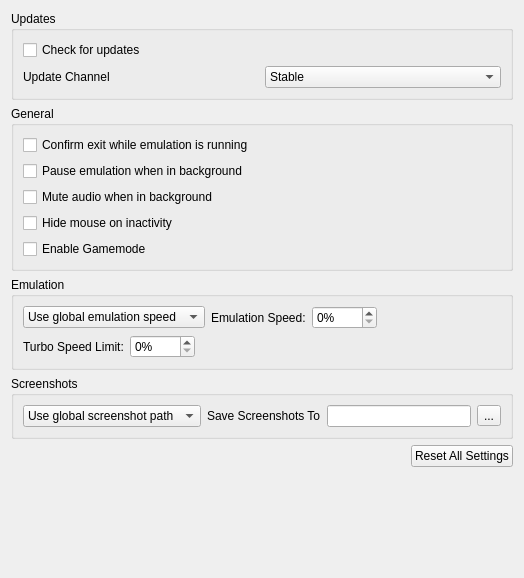
<?xml version="1.0" encoding="UTF-8"?>
<ui version="4.0">
 <class>ConfigureGeneral</class>
 <widget class="QWidget" name="ConfigureGeneral">
  <property name="geometry">
   <rect>
    <x>0</x>
    <y>0</y>
    <width>524</width>
    <height>578</height>
   </rect>
  </property>
  <layout class="QHBoxLayout" name="horizontalLayout">
   <item>
    <layout class="QVBoxLayout" name="verticalLayout">
     <item>
      <widget class="QGroupBox" name="updates_group">
       <property name="title">
        <string>Updates</string>
       </property>
       <layout class="QGridLayout" name="gridLayout_2">
        <item row="0" column="0">
         <widget class="QCheckBox" name="toggle_update_checker">
          <property name="text">
           <string>Check for updates</string>
          </property>
         </widget>
        </item>
        <item row="1" column="0">
         <widget class="QLabel" name="update_channel_label">
          <property name="text">
           <string>Update Channel</string>
          </property>
         </widget>
        </item>
        <item row="1" column="1">
         <widget class="QComboBox" name="update_channel_combobox">
          <item>
           <property name="text">
            <string>Stable</string>
           </property>
          </item>
          <item>
           <property name="text">
            <string>Prerelease</string>
           </property>
          </item>
         </widget>
        </item>
       </layout>
      </widget>
     </item>
     <item>
      <widget class="QGroupBox" name="general_group">
       <property name="title">
        <string>General</string>
       </property>
       <layout class="QVBoxLayout" name="verticalLayout_5">
        <item>
         <widget class="QCheckBox" name="toggle_check_exit">
          <property name="text">
           <string>Confirm exit while emulation is running</string>
          </property>
         </widget>
        </item>
        <item>
         <widget class="QCheckBox" name="toggle_background_pause">
          <property name="text">
           <string>Pause emulation when in background</string>
          </property>
         </widget>
        </item>
        <item>
         <widget class="QCheckBox" name="toggle_background_mute">
          <property name="text">
           <string>Mute audio when in background</string>
          </property>
         </widget>
        </item>
        <item>
         <widget class="QCheckBox" name="toggle_hide_mouse">
          <property name="text">
           <string>Hide mouse on inactivity</string>
          </property>
         </widget>
        </item>
        <item>
         <widget class="QCheckBox" name="toggle_gamemode">
          <property name="text">
           <string>Enable Gamemode</string>
          </property>
         </widget>
        </item>
       </layout>
      </widget>
     </item>
     <item>
      <widget class="QGroupBox" name="emulation_group">
       <property name="title">
        <string>Emulation</string>
       </property>
       <layout class="QVBoxLayout" name="verticalLayout_2">
        <item>
         <widget class="QWidget" name="emulation_speed_layout" native="true">
          <layout class="QHBoxLayout" name="emulation_speed_layout_inner">
           <property name="leftMargin">
            <number>0</number>
           </property>
           <property name="topMargin">
            <number>0</number>
           </property>
           <property name="rightMargin">
            <number>0</number>
           </property>
           <property name="bottomMargin">
            <number>0</number>
           </property>
           <item>
            <widget class="QComboBox" name="emulation_speed_combo">
             <item>
              <property name="text">
               <string>Use global emulation speed</string>
              </property>
             </item>
             <item>
              <property name="text">
               <string>Set emulation speed</string>
              </property>
             </item>
            </widget>
           </item>
           <item>
            <widget class="QLabel" name="label_emulation_speed">
             <property name="text">
              <string>Emulation Speed:</string>
             </property>
            </widget>
           </item>
           <item>
            <widget class="QSpinBox" name="frame_limit">
             <property name="maximum">
              <number>9999</number>
             </property>
             <property name="suffix">
              <string>%</string>
             </property>
            </widget>
           </item>
           <item>
            <spacer name="horizontalSpacer_2">
             <property name="orientation">
              <enum>Qt::Orientation::Horizontal</enum>
             </property>
             <property name="sizeHint" stdset="0">
              <size>
               <width>40</width>
               <height>20</height>
              </size>
             </property>
            </spacer>
           </item>
          </layout>
         </widget>
        </item>
        <item>
         <widget class="QWidget" name="turbo_limit_layout" native="true">
          <layout class="QHBoxLayout" name="turbo_limit_layout_inner">
           <property name="leftMargin">
            <number>0</number>
           </property>
           <property name="topMargin">
            <number>0</number>
           </property>
           <property name="rightMargin">
            <number>0</number>
           </property>
           <property name="bottomMargin">
            <number>0</number>
           </property>
           <item>
            <widget class="QLabel" name="turbo_limit_label">
             <property name="text">
              <string>Turbo Speed Limit:</string>
             </property>
            </widget>
           </item>
           <item>
            <widget class="QSpinBox" name="turbo_limit">
             <property name="maximum">
              <number>9999</number>
             </property>
             <property name="suffix">
              <string>%</string>
             </property>
            </widget>
           </item>
           <item>
            <spacer name="horizontalSpacer">
             <property name="orientation">
              <enum>Qt::Orientation::Horizontal</enum>
             </property>
             <property name="sizeHint" stdset="0">
              <size>
               <width>40</width>
               <height>20</height>
              </size>
             </property>
            </spacer>
           </item>
          </layout>
         </widget>
        </item>
       </layout>
      </widget>
     </item>
     <item>
      <widget class="QGroupBox" name="screenshot_group">
       <property name="title">
        <string>Screenshots</string>
       </property>
       <layout class="QGridLayout" name="gridLayout">
        <property name="verticalSpacing">
         <number>0</number>
        </property>
        <item row="0" column="1">
         <widget class="QWidget" name="widget_screenshot" native="true">
          <layout class="QHBoxLayout" name="screenshot_layout">
           <property name="leftMargin">
            <number>0</number>
           </property>
           <property name="topMargin">
            <number>0</number>
           </property>
           <property name="rightMargin">
            <number>0</number>
           </property>
           <property name="bottomMargin">
            <number>0</number>
           </property>
           <item>
            <widget class="QComboBox" name="screenshot_combo">
             <item>
              <property name="text">
               <string>Use global screenshot path</string>
              </property>
             </item>
             <item>
              <property name="text">
               <string>Set screenshot path:</string>
              </property>
             </item>
            </widget>
           </item>
           <item>
            <widget class="QLabel" name="screenshot_dir_label">
             <property name="text">
              <string>Save Screenshots To</string>
             </property>
            </widget>
           </item>
           <item>
            <widget class="QLineEdit" name="screenshot_dir_path"/>
           </item>
           <item>
            <widget class="QToolButton" name="change_screenshot_dir">
             <property name="text">
              <string notr="true">...</string>
             </property>
            </widget>
           </item>
          </layout>
         </widget>
        </item>
       </layout>
      </widget>
     </item>
     <item alignment="Qt::AlignmentFlag::AlignRight">
      <widget class="QPushButton" name="button_reset_defaults">
       <property name="text">
        <string>Reset All Settings</string>
       </property>
      </widget>
     </item>
     <item>
      <spacer name="verticalSpacer">
       <property name="orientation">
        <enum>Qt::Orientation::Vertical</enum>
       </property>
       <property name="sizeHint" stdset="0">
        <size>
         <width>20</width>
         <height>40</height>
        </size>
       </property>
      </spacer>
     </item>
    </layout>
   </item>
  </layout>
 </widget>
 <tabstops>
  <tabstop>toggle_check_exit</tabstop>
  <tabstop>toggle_background_pause</tabstop>
  <tabstop>toggle_hide_mouse</tabstop>
  <tabstop>button_reset_defaults</tabstop>
 </tabstops>
 <resources/>
 <connections/>
</ui>
